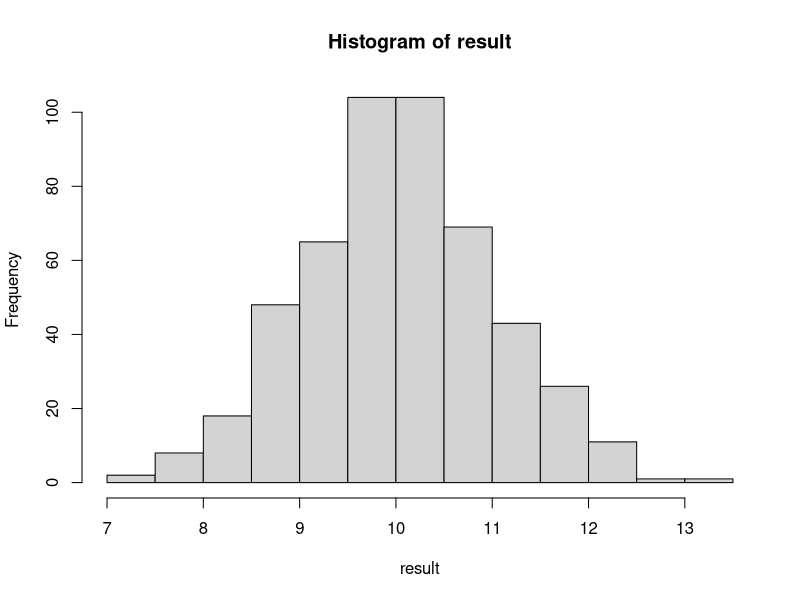
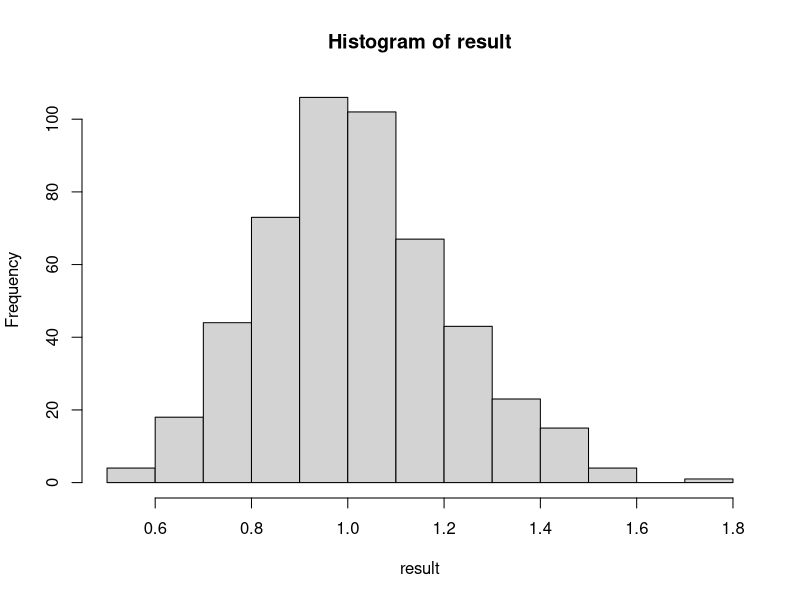
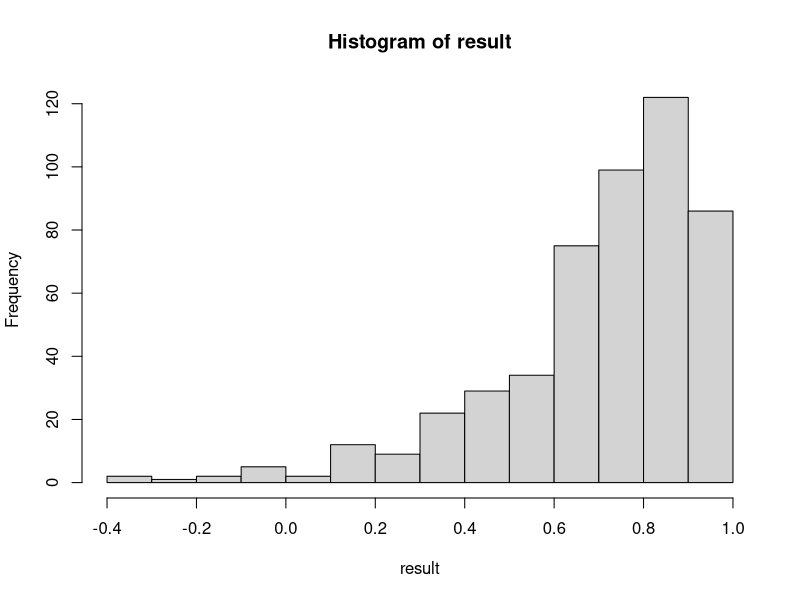

Reproduce these figures in R, in order.

## ----error-bars-1, fig.caption="Error bars", dpi=100---------------------
set.seed(123)

n <- 500
result <- vector("double", n)
A <- 1
Au <- 0.1 # uncertainty in A
for (i in 1:n) {
    Ap <- A + Au * rnorm(n=1)
    result[i] = 10 * Ap
}
D <- 0.5 * (1 - 0.68)
r <- quantile(result, probs=c(D, 1-D))
cat("value:", mean(result), "uncertainty:", sd(result), " range:", r[1], "to", r[2], "\n")
hist(result)


## ----error-bars-2, fig.caption="Error bars", dpi=100---------------------
set.seed(123)
n <- 500
result <- vector("double", n)
A <- 1
Au <- 0.1 # uncertainty in A
for (i in 1:n) {
    Ap <- A + Au * rnorm(n=1)
    result[i] = Ap^2
}
D <- 0.5 * (1 - 0.68)
r <- quantile(result, probs=c(D, 1-D))
cat("value:", mean(result), "uncertainty:", sd(result), " range:", r[1], "to", r[2], "\n")
hist(result)


## ----error-bars-3, fig.caption="Error bars", dpi=100---------------------
set.seed(123)
n <- 500
result <- vector("double", n)
A <- 1
Au <- 0.5 # uncertainty in A
for (i in 1:n) {
    Ap <- A + Au * rnorm(n=1)
    result[i] = tanh(Ap)
}
D <- 0.5 * (1 - 0.68)
r <- quantile(result, probs=c(D, 1-D))
cat("value:", mean(result), "uncertainty:", sd(result), " range:", r[1], "to", r[2], "\n")
hist(result)


